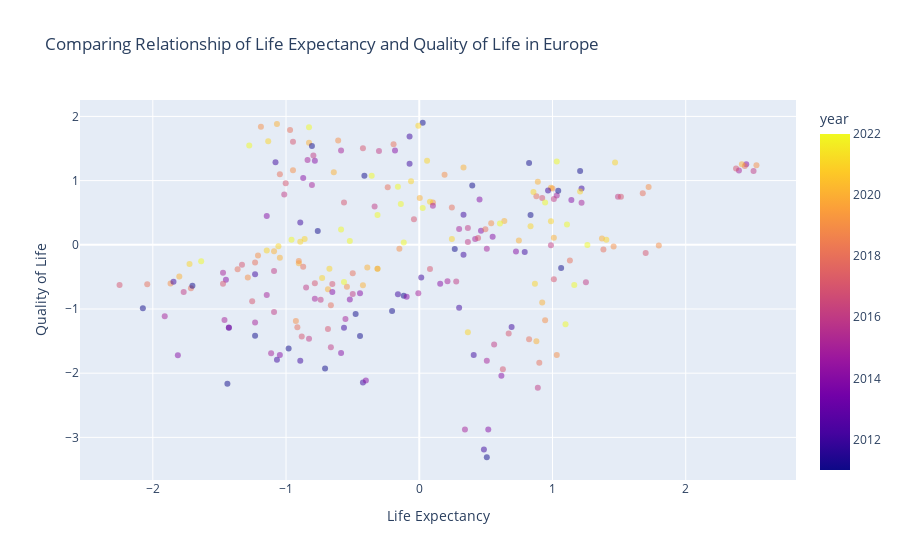

Write notebook code for a chart like this one.
### Markdown cell above
# Plotting
Here, I want to plot quality of life against all other factors to see if there is any direct relationship between them that is immediately visible.

### Code cell
fig = px.scatter(
    combined,
    x='healthcare',
    y='qol',
    color='year',
    opacity=0.5,
    labels={'healthcare': 'Life Expectancy', 'qol': 'Quality of Life'},
    title='Comparing Relationship of Life Expectancy and Quality of Life in Europe',
    hover_data=['country', 'year']
)

pio.write_image(fig, "health_qol.jpg", format="jpg", width=800, height=600, scale=2)
fig.show()

### Figure 1 — Plotly figure (JSON) as saved in the notebook; plotly's stock layout.template omitted (floating-point values rounded to 4 significant figures; data arrays with more than 128 entries replaced by an {"elided": "..."} marker saying what was removed)
{"data": [{"customdata": {"elided": "238x2 mixed values"}, "hovertemplate": "Life Expectancy=%{x}<br>Quality of Life=%{y}<br>country=%{customdata[0]}<br>year=%{marker.color}<extra></extra>", "legendgroup": "", "marker": {"color": {"elided": "238 int values"}, "coloraxis": "coloraxis", "opacity": 0.5, "symbol": "circle"}, "mode": "markers", "name": "", "orientation": "v", "showlegend": false, "type": "scatter", "x": {"elided": "238 float values"}, "xaxis": "x", "y": {"elided": "238 float values"}, "yaxis": "y"}], "layout": {"coloraxis": {"colorbar": {"title": {"text": "year"}}, "colorscale": [[0, "#0d0887"], [0.1111, "#46039f"], [0.2222, "#7201a8"], [0.3333, "#9c179e"], [0.4444, "#bd3786"], [0.5556, "#d8576b"], [0.6667, "#ed7953"], [0.7778, "#fb9f3a"], [0.8889, "#fdca26"], [1, "#f0f921"]]}, "legend": {"tracegroupgap": 0}, "title": {"text": "Comparing Relationship of Life Expectancy and Quality of Life in Europe"}, "xaxis": {"anchor": "y", "domain": [0, 1], "title": {"text": "Life Expectancy"}}, "yaxis": {"anchor": "x", "domain": [0, 1], "title": {"text": "Quality of Life"}}}}
